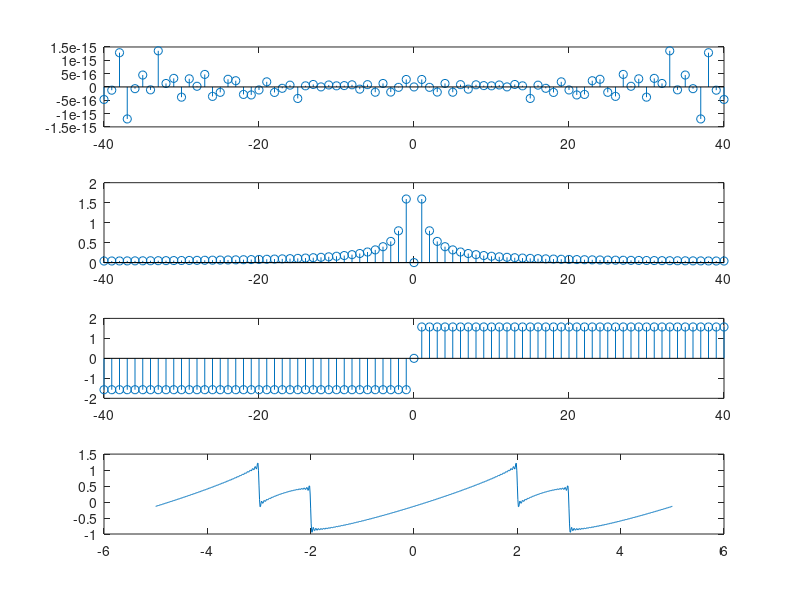

MATLAB code to generate this figure:
function ass3q2
 %Enter the any time period of the signal.
    T    = input('Enter the time period of the rect. signal: ');
    
    %define angular frequency.
    w    = 2*pi/T;
    
    %time period define
    t = -T:0.01:T;
    
    %define the expression
    x1 = t;
    
    %a(0) zeroth fourier coefficient.
    f0 = 0;
    
    %for loop for calculating the a(k) for positive sides
    for kpos = 1:1:40
        Apos(kpos)=trapz(t,x1.*exp(-1i*kpos*w*t))/T;
    end
    
    %define positive index for future
    pos = 1:1:40;
    
    %for loop for calculating the a(k) for negative sides
    for kneg = 1:1:40
        Aneg(kneg) = trapz(t,x1.*exp(1i*kneg*w*t))/T;
    end
    
    %define negative index for future 
    neg = -1:-1:-40;
    
    %add the index.
    index = [neg,0,pos];
    
    %Add fourier cofficient form negative to positive
    A =[Aneg,f0,Apos];
    
    %now i want to draw the fourier series in it so that i will use
    %simplified version of the fourier series(by adding harmonics).
    f=0;
    for p=1:1:100
        cp= (((4*1i*cos(2*p*w))/(p*w))+(-2*sin(2*p*w)/(p*p*w*w)))/4;
        f=f+(cp*(exp(1i*w*p*t))); %add all harmonics in it.
    end
    
    %plot the graphs.
    subplot(4,1,1);
    grid on;
    stem(index,A);
    
    subplot(4,1,2);
    grid on;
    stem(index,abs(A));
    
    subplot(4,1,3);
    grid on;
    stem(index,angle(A));
    
    subplot(4,1,4);
    grid on;
    plot(t,f);
    
end